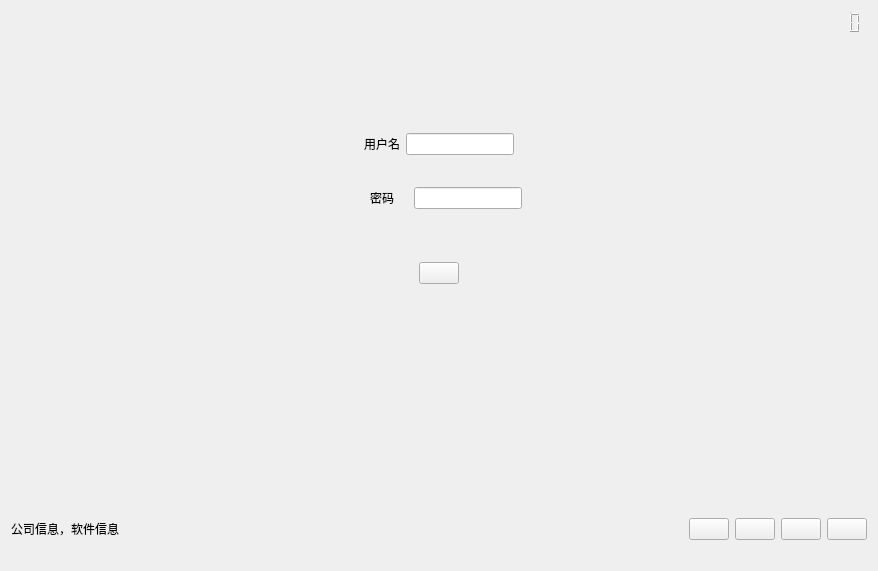
<?xml version="1.0" encoding="UTF-8"?>
<ui version="4.0">
 <class>LoginWidget</class>
 <widget class="QWidget" name="LoginWidget">
  <property name="geometry">
   <rect>
    <x>0</x>
    <y>0</y>
    <width>878</width>
    <height>571</height>
   </rect>
  </property>
  <property name="windowTitle">
   <string>LoginWidget</string>
  </property>
  <layout class="QGridLayout" name="gridLayout_2">
   <item row="10" column="0">
    <spacer name="horizontalSpacer_26">
     <property name="orientation">
      <enum>Qt::Horizontal</enum>
     </property>
     <property name="sizeHint" stdset="0">
      <size>
       <width>40</width>
       <height>20</height>
      </size>
     </property>
    </spacer>
   </item>
   <item row="7" column="0">
    <layout class="QGridLayout" name="gridLayout">
     <item row="2" column="0">
      <layout class="QHBoxLayout" name="horizontalLayout_3">
       <item>
        <spacer name="horizontalSpacer_11">
         <property name="orientation">
          <enum>Qt::Horizontal</enum>
         </property>
         <property name="sizeHint" stdset="0">
          <size>
           <width>100</width>
           <height>20</height>
          </size>
         </property>
        </spacer>
       </item>
       <item>
        <spacer name="horizontalSpacer_22">
         <property name="orientation">
          <enum>Qt::Horizontal</enum>
         </property>
         <property name="sizeHint" stdset="0">
          <size>
           <width>40</width>
           <height>20</height>
          </size>
         </property>
        </spacer>
       </item>
       <item>
        <spacer name="horizontalSpacer_18">
         <property name="orientation">
          <enum>Qt::Horizontal</enum>
         </property>
         <property name="sizeHint" stdset="0">
          <size>
           <width>40</width>
           <height>20</height>
          </size>
         </property>
        </spacer>
       </item>
       <item>
        <spacer name="horizontalSpacer_14">
         <property name="orientation">
          <enum>Qt::Horizontal</enum>
         </property>
         <property name="sizeHint" stdset="0">
          <size>
           <width>40</width>
           <height>20</height>
          </size>
         </property>
        </spacer>
       </item>
       <item>
        <widget class="QLabel" name="Passwdlabel">
         <property name="text">
          <string>密码    </string>
         </property>
        </widget>
       </item>
       <item>
        <widget class="QLineEdit" name="PasswdlineEdit"/>
       </item>
       <item>
        <spacer name="horizontalSpacer_15">
         <property name="orientation">
          <enum>Qt::Horizontal</enum>
         </property>
         <property name="sizeHint" stdset="0">
          <size>
           <width>40</width>
           <height>20</height>
          </size>
         </property>
        </spacer>
       </item>
       <item>
        <spacer name="horizontalSpacer_23">
         <property name="orientation">
          <enum>Qt::Horizontal</enum>
         </property>
         <property name="sizeHint" stdset="0">
          <size>
           <width>40</width>
           <height>20</height>
          </size>
         </property>
        </spacer>
       </item>
       <item>
        <spacer name="horizontalSpacer_19">
         <property name="orientation">
          <enum>Qt::Horizontal</enum>
         </property>
         <property name="sizeHint" stdset="0">
          <size>
           <width>40</width>
           <height>20</height>
          </size>
         </property>
        </spacer>
       </item>
       <item>
        <spacer name="horizontalSpacer_12">
         <property name="orientation">
          <enum>Qt::Horizontal</enum>
         </property>
         <property name="sizeHint" stdset="0">
          <size>
           <width>40</width>
           <height>20</height>
          </size>
         </property>
        </spacer>
       </item>
      </layout>
     </item>
     <item row="4" column="0">
      <layout class="QHBoxLayout" name="horizontalLayout_5">
       <item>
        <spacer name="horizontalSpacer_25">
         <property name="orientation">
          <enum>Qt::Horizontal</enum>
         </property>
         <property name="sizeHint" stdset="0">
          <size>
           <width>40</width>
           <height>20</height>
          </size>
         </property>
        </spacer>
       </item>
       <item>
        <widget class="QPushButton" name="LoginpushButton">
         <property name="sizePolicy">
          <sizepolicy hsizetype="Preferred" vsizetype="Fixed">
           <horstretch>0</horstretch>
           <verstretch>0</verstretch>
          </sizepolicy>
         </property>
         <property name="text">
          <string/>
         </property>
        </widget>
       </item>
       <item>
        <spacer name="horizontalSpacer_10">
         <property name="orientation">
          <enum>Qt::Horizontal</enum>
         </property>
         <property name="sizeHint" stdset="0">
          <size>
           <width>40</width>
           <height>20</height>
          </size>
         </property>
        </spacer>
       </item>
      </layout>
     </item>
     <item row="1" column="0">
      <spacer name="verticalSpacer_7">
       <property name="orientation">
        <enum>Qt::Vertical</enum>
       </property>
       <property name="sizeHint" stdset="0">
        <size>
         <width>20</width>
         <height>40</height>
        </size>
       </property>
      </spacer>
     </item>
     <item row="0" column="0">
      <layout class="QHBoxLayout" name="horizontalLayout_2">
       <item>
        <spacer name="horizontalSpacer_3">
         <property name="orientation">
          <enum>Qt::Horizontal</enum>
         </property>
         <property name="sizeHint" stdset="0">
          <size>
           <width>100</width>
           <height>20</height>
          </size>
         </property>
        </spacer>
       </item>
       <item>
        <spacer name="horizontalSpacer_20">
         <property name="orientation">
          <enum>Qt::Horizontal</enum>
         </property>
         <property name="sizeHint" stdset="0">
          <size>
           <width>40</width>
           <height>20</height>
          </size>
         </property>
        </spacer>
       </item>
       <item>
        <spacer name="horizontalSpacer_16">
         <property name="orientation">
          <enum>Qt::Horizontal</enum>
         </property>
         <property name="sizeHint" stdset="0">
          <size>
           <width>40</width>
           <height>20</height>
          </size>
         </property>
        </spacer>
       </item>
       <item>
        <spacer name="horizontalSpacer_8">
         <property name="orientation">
          <enum>Qt::Horizontal</enum>
         </property>
         <property name="sizeHint" stdset="0">
          <size>
           <width>40</width>
           <height>20</height>
          </size>
         </property>
        </spacer>
       </item>
       <item>
        <widget class="QLabel" name="UserNamelabel">
         <property name="sizePolicy">
          <sizepolicy hsizetype="Preferred" vsizetype="Preferred">
           <horstretch>0</horstretch>
           <verstretch>0</verstretch>
          </sizepolicy>
         </property>
         <property name="text">
          <string>用户名</string>
         </property>
        </widget>
       </item>
       <item>
        <widget class="QLineEdit" name="UserNamelineEdit"/>
       </item>
       <item>
        <spacer name="horizontalSpacer_13">
         <property name="orientation">
          <enum>Qt::Horizontal</enum>
         </property>
         <property name="sizeHint" stdset="0">
          <size>
           <width>40</width>
           <height>20</height>
          </size>
         </property>
        </spacer>
       </item>
       <item>
        <spacer name="horizontalSpacer_21">
         <property name="orientation">
          <enum>Qt::Horizontal</enum>
         </property>
         <property name="sizeHint" stdset="0">
          <size>
           <width>40</width>
           <height>20</height>
          </size>
         </property>
        </spacer>
       </item>
       <item>
        <spacer name="horizontalSpacer_17">
         <property name="orientation">
          <enum>Qt::Horizontal</enum>
         </property>
         <property name="sizeHint" stdset="0">
          <size>
           <width>40</width>
           <height>20</height>
          </size>
         </property>
        </spacer>
       </item>
       <item>
        <spacer name="horizontalSpacer_5">
         <property name="orientation">
          <enum>Qt::Horizontal</enum>
         </property>
         <property name="sizeHint" stdset="0">
          <size>
           <width>100</width>
           <height>20</height>
          </size>
         </property>
        </spacer>
       </item>
      </layout>
     </item>
     <item row="3" column="0">
      <spacer name="verticalSpacer_15">
       <property name="orientation">
        <enum>Qt::Vertical</enum>
       </property>
       <property name="sizeHint" stdset="0">
        <size>
         <width>20</width>
         <height>60</height>
        </size>
       </property>
      </spacer>
     </item>
    </layout>
   </item>
   <item row="5" column="0">
    <widget class="QLabel" name="ShencloudNamelabel">
     <property name="text">
      <string/>
     </property>
    </widget>
   </item>
   <item row="2" column="0">
    <widget class="QLabel" name="Logolabel">
     <property name="sizePolicy">
      <sizepolicy hsizetype="Preferred" vsizetype="Fixed">
       <horstretch>0</horstretch>
       <verstretch>0</verstretch>
      </sizepolicy>
     </property>
     <property name="text">
      <string/>
     </property>
    </widget>
   </item>
   <item row="3" column="0">
    <spacer name="verticalSpacer_2">
     <property name="orientation">
      <enum>Qt::Vertical</enum>
     </property>
     <property name="sizeHint" stdset="0">
      <size>
       <width>20</width>
       <height>40</height>
      </size>
     </property>
    </spacer>
   </item>
   <item row="6" column="0">
    <spacer name="verticalSpacer_4">
     <property name="orientation">
      <enum>Qt::Vertical</enum>
     </property>
     <property name="sizeHint" stdset="0">
      <size>
       <width>20</width>
       <height>40</height>
      </size>
     </property>
    </spacer>
   </item>
   <item row="0" column="0">
    <layout class="QHBoxLayout" name="horizontalLayout">
     <item>
      <spacer name="horizontalSpacer">
       <property name="orientation">
        <enum>Qt::Horizontal</enum>
       </property>
       <property name="sizeHint" stdset="0">
        <size>
         <width>40</width>
         <height>10</height>
        </size>
       </property>
      </spacer>
     </item>
     <item>
      <widget class="QLCDNumber" name="TimeLcdNumber">
       <property name="sizePolicy">
        <sizepolicy hsizetype="Fixed" vsizetype="Fixed">
         <horstretch>0</horstretch>
         <verstretch>0</verstretch>
        </sizepolicy>
       </property>
       <property name="styleSheet">
        <string notr="true"/>
       </property>
       <property name="frameShape">
        <enum>QFrame::NoFrame</enum>
       </property>
      </widget>
     </item>
    </layout>
   </item>
   <item row="9" column="0">
    <layout class="QHBoxLayout" name="horizontalLayout_4">
     <item>
      <widget class="QLabel" name="Informationlabel">
       <property name="text">
        <string>公司信息，软件信息</string>
       </property>
      </widget>
     </item>
     <item>
      <spacer name="horizontalSpacer_2">
       <property name="orientation">
        <enum>Qt::Horizontal</enum>
       </property>
       <property name="sizeHint" stdset="0">
        <size>
         <width>700</width>
         <height>20</height>
        </size>
       </property>
      </spacer>
     </item>
     <item>
      <spacer name="horizontalSpacer_24">
       <property name="orientation">
        <enum>Qt::Horizontal</enum>
       </property>
       <property name="sizeHint" stdset="0">
        <size>
         <width>700</width>
         <height>20</height>
        </size>
       </property>
      </spacer>
     </item>
     <item>
      <widget class="QPushButton" name="ServerManpushButton">
       <property name="text">
        <string/>
       </property>
      </widget>
     </item>
     <item>
      <spacer name="horizontalSpacer_4">
       <property name="orientation">
        <enum>Qt::Horizontal</enum>
       </property>
       <property name="sizeHint" stdset="0">
        <size>
         <width>20</width>
         <height>20</height>
        </size>
       </property>
      </spacer>
     </item>
     <item>
      <widget class="QPushButton" name="InformationpushButton">
       <property name="text">
        <string/>
       </property>
      </widget>
     </item>
     <item>
      <spacer name="horizontalSpacer_7">
       <property name="orientation">
        <enum>Qt::Horizontal</enum>
       </property>
       <property name="sizeHint" stdset="0">
        <size>
         <width>40</width>
         <height>20</height>
        </size>
       </property>
      </spacer>
     </item>
     <item>
      <widget class="QPushButton" name="SetpushButton">
       <property name="text">
        <string/>
       </property>
      </widget>
     </item>
     <item>
      <spacer name="horizontalSpacer_6">
       <property name="orientation">
        <enum>Qt::Horizontal</enum>
       </property>
       <property name="sizeHint" stdset="0">
        <size>
         <width>20</width>
         <height>20</height>
        </size>
       </property>
      </spacer>
     </item>
     <item>
      <widget class="QPushButton" name="ShutdownpushButton">
       <property name="text">
        <string/>
       </property>
      </widget>
     </item>
     <item>
      <spacer name="horizontalSpacer_9">
       <property name="orientation">
        <enum>Qt::Horizontal</enum>
       </property>
       <property name="sizeHint" stdset="0">
        <size>
         <width>40</width>
         <height>20</height>
        </size>
       </property>
      </spacer>
     </item>
    </layout>
   </item>
   <item row="8" column="0">
    <spacer name="verticalSpacer_3">
     <property name="orientation">
      <enum>Qt::Vertical</enum>
     </property>
     <property name="sizeHint" stdset="0">
      <size>
       <width>20</width>
       <height>255</height>
      </size>
     </property>
    </spacer>
   </item>
   <item row="1" column="0">
    <spacer name="verticalSpacer">
     <property name="orientation">
      <enum>Qt::Vertical</enum>
     </property>
     <property name="sizeHint" stdset="0">
      <size>
       <width>50</width>
       <height>40</height>
      </size>
     </property>
    </spacer>
   </item>
   <item row="4" column="0">
    <spacer name="verticalSpacer_5">
     <property name="orientation">
      <enum>Qt::Vertical</enum>
     </property>
     <property name="sizeHint" stdset="0">
      <size>
       <width>20</width>
       <height>40</height>
      </size>
     </property>
    </spacer>
   </item>
  </layout>
 </widget>
 <layoutdefault spacing="6" margin="11"/>
 <resources/>
 <connections/>
</ui>
